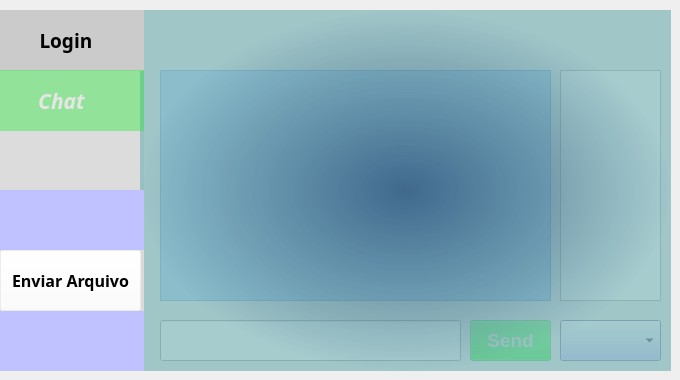
      <widget class="QWidget" name="page_6">
       <widget class="QComboBox" name="grupos_2">
        <property name="geometry">
         <rect>
          <x>560</x>
          <y>320</y>
          <width>101</width>
          <height>41</height>
         </rect>
        </property>
        <property name="maximumSize">
         <size>
          <width>144</width>
          <height>400</height>
         </size>
        </property>
        <property name="font">
         <font>
          <family>Microsoft YaHei</family>
          <pointsize>14</pointsize>
         </font>
        </property>
        <property name="styleSheet">
         <string notr="true">background-color: rgb(192, 193, 255);</string>
        </property>
       </widget>
       <widget class="QListWidget" name="chatlist_2">
        <property name="geometry">
         <rect>
          <x>160</x>
          <y>70</y>
          <width>391</width>
          <height>231</height>
         </rect>
        </property>
        <property name="styleSheet">
         <string notr="true">background-color: rgba(255, 255, 255, 100);
background-color: rgba(85, 170, 255, 100);</string>
        </property>
       </widget>
       <widget class="QListWidget" name="listconectados_2">
        <property name="geometry">
         <rect>
          <x>560</x>
          <y>70</y>
          <width>101</width>
          <height>231</height>
         </rect>
        </property>
        <property name="font">
         <font>
          <family>Comic Sans MS</family>
          <pointsize>10</pointsize>
          <weight>75</weight>
          <bold>true</bold>
         </font>
        </property>
       </widget>
       <widget class="QLineEdit" name="linesend_2">
        <property name="geometry">
         <rect>
          <x>160</x>
          <y>320</y>
          <width>301</width>
          <height>41</height>
         </rect>
        </property>
       </widget>
       <widget class="QPushButton" name="sendbtn_2">
        <property name="geometry">
         <rect>
          <x>470</x>
          <y>320</y>
          <width>81</width>
          <height>41</height>
         </rect>
        </property>
        <property name="font">
         <font>
          <family>Arial</family>
          <pointsize>14</pointsize>
          <weight>75</weight>
          <bold>true</bold>
         </font>
        </property>
        <property name="styleSheet">
         <string notr="true">background-color: rgba(32, 234, 49, 100);
color: rgb(230, 230, 230);</string>
        </property>
        <property name="text">
         <string>Send</string>
        </property>
       </widget>
       <widget class="QPushButton" name="bt_logout_2">
        <property name="geometry">
         <rect>
          <x>0</x>
          <y>310</y>
          <width>144</width>
          <height>61</height>
         </rect>
        </property>
        <property name="maximumSize">
         <size>
          <width>144</width>
          <height>400</height>
         </size>
        </property>
        <property name="font">
         <font>
          <family>Microsoft YaHei</family>
          <pointsize>14</pointsize>
          <weight>75</weight>
          <bold>true</bold>
         </font>
        </property>
        <property name="styleSheet">
         <string notr="true">background-color: rgb(192, 193, 255,0);
border-right-color: rgba(255, 255, 255, 0);
border-bottom-color: rgba(255, 255, 255, 0);
border-color: rgba(255, 255, 255, 0);</string>
        </property>
        <property name="text">
         <string>LogOut</string>
        </property>
       </widget>
       <widget class="QLabel" name="label_30">
        <property name="geometry">
         <rect>
          <x>0</x>
          <y>130</y>
          <width>144</width>
          <height>61</height>
         </rect>
        </property>
        <property name="maximumSize">
         <size>
          <width>144</width>
          <height>400</height>
         </size>
        </property>
        <property name="font">
         <font>
          <family>Microsoft YaHei</family>
          <pointsize>14</pointsize>
          <weight>75</weight>
          <italic>false</italic>
          <bold>true</bold>
         </font>
        </property>
        <property name="layoutDirection">
         <enum>Qt::RightToLeft</enum>
        </property>
        <property name="styleSheet">
         <string notr="true">background-color: rgb(218, 218, 218);</string>
        </property>
        <property name="text">
         <string>      Register</string>
        </property>
       </widget>
       <widget class="QLabel" name="label_31">
        <property name="geometry">
         <rect>
          <x>0</x>
          <y>10</y>
          <width>144</width>
          <height>361</height>
         </rect>
        </property>
        <property name="maximumSize">
         <size>
          <width>144</width>
          <height>400</height>
         </size>
        </property>
        <property name="styleSheet">
         <string notr="true">background-color: rgb(220, 220, 220);</string>
        </property>
        <property name="text">
         <string/>
        </property>
       </widget>
       <widget class="QLabel" name="label_32">
        <property name="geometry">
         <rect>
          <x>140</x>
          <y>10</y>
          <width>531</width>
          <height>361</height>
         </rect>
        </property>
        <property name="styleSheet">
         <string notr="true">background-color: qradialgradient(spread:pad, cx:0.5, cy:0.5, radius:0.5, fx:0.5, fy:0.5, stop:0 rgba(0, 0, 0, 214), stop:1 rgba(179, 179, 179, 216));
background-color: qradialgradient(spread:pad, cx:0.5, cy:0.5, radius:0.5, fx:0.5, fy:0.5, stop:0 rgba(50, 92, 128, 228), stop:1 rgba(117, 176, 179, 165));</string>
        </property>
        <property name="text">
         <string/>
        </property>
       </widget>
       <widget class="QLabel" name="label_33">
        <property name="geometry">
         <rect>
          <x>0</x>
          <y>10</y>
          <width>144</width>
          <height>61</height>
         </rect>
        </property>
        <property name="maximumSize">
         <size>
          <width>144</width>
          <height>400</height>
         </size>
        </property>
        <property name="font">
         <font>
          <family>Microsoft YaHei</family>
          <pointsize>14</pointsize>
          <weight>75</weight>
          <italic>false</italic>
          <bold>true</bold>
         </font>
        </property>
        <property name="layoutDirection">
         <enum>Qt::RightToLeft</enum>
        </property>
        <property name="styleSheet">
         <string notr="true">background-color: rgb(203, 203, 203);</string>
        </property>
        <property name="text">
         <string>        Login</string>
        </property>
       </widget>
       <widget class="QLabel" name="label_34">
        <property name="geometry">
         <rect>
          <x>0</x>
          <y>190</y>
          <width>144</width>
          <height>61</height>
         </rect>
        </property>
        <property name="maximumSize">
         <size>
          <width>144</width>
          <height>400</height>
         </size>
        </property>
        <property name="font">
         <font>
          <family>Microsoft YaHei</family>
          <pointsize>14</pointsize>
          <weight>75</weight>
          <italic>false</italic>
          <bold>true</bold>
         </font>
        </property>
        <property name="layoutDirection">
         <enum>Qt::RightToLeft</enum>
        </property>
        <property name="styleSheet">
         <string notr="true">background-color: rgb(192, 193, 255);</string>
        </property>
        <property name="text">
         <string/>
        </property>
       </widget>
       <widget class="QLabel" name="label_35">
        <property name="geometry">
         <rect>
          <x>0</x>
          <y>310</y>
          <width>144</width>
          <height>61</height>
         </rect>
        </property>
        <property name="maximumSize">
         <size>
          <width>144</width>
          <height>400</height>
         </size>
        </property>
        <property name="font">
         <font>
          <family>Microsoft YaHei</family>
          <pointsize>14</pointsize>
          <weight>75</weight>
          <italic>false</italic>
          <bold>true</bold>
         </font>
        </property>
        <property name="layoutDirection">
         <enum>Qt::RightToLeft</enum>
        </property>
        <property name="styleSheet">
         <string notr="true">background-color: rgb(192, 193, 255);</string>
        </property>
        <property name="text">
         <string/>
        </property>
       </widget>
       <widget class="QLabel" name="label_36">
        <property name="geometry">
         <rect>
          <x>0</x>
          <y>250</y>
          <width>144</width>
          <height>61</height>
         </rect>
        </property>
        <property name="maximumSize">
         <size>
          <width>144</width>
          <height>400</height>
         </size>
        </property>
        <property name="font">
         <font>
          <family>Microsoft YaHei</family>
          <pointsize>14</pointsize>
          <weight>75</weight>
          <italic>false</italic>
          <bold>true</bold>
         </font>
        </property>
        <property name="layoutDirection">
         <enum>Qt::RightToLeft</enum>
        </property>
        <property name="styleSheet">
         <string notr="true">background-color: rgb(218, 218, 218);</string>
        </property>
        <property name="text">
         <string/>
        </property>
       </widget>
       <widget class="QLabel" name="label_37">
        <property name="geometry">
         <rect>
          <x>0</x>
          <y>70</y>
          <width>144</width>
          <height>61</height>
         </rect>
        </property>
        <property name="maximumSize">
         <size>
          <width>144</width>
          <height>400</height>
         </size>
        </property>
        <property name="font">
         <font>
          <family>Microsoft YaHei</family>
          <pointsize>16</pointsize>
          <weight>75</weight>
          <italic>true</italic>
          <bold>true</bold>
         </font>
        </property>
        <property name="layoutDirection">
         <enum>Qt::RightToLeft</enum>
        </property>
        <property name="styleSheet">
         <string notr="true">background-color: rgba(32, 234, 49, 100);
color: rgb(230, 230, 230);</string>
        </property>
        <property name="text">
         <string>       Chat</string>
        </property>
       </widget>
       <widget class="QPushButton" name="enviararquivo_2">
        <property name="geometry">
         <rect>
          <x>0</x>
          <y>250</y>
          <width>141</width>
          <height>61</height>
         </rect>
        </property>
        <property name="maximumSize">
         <size>
          <width>144</width>
          <height>400</height>
         </size>
        </property>
        <property name="font">
         <font>
          <family>Microsoft YaHei</family>
          <pointsize>12</pointsize>
          <weight>75</weight>
          <bold>true</bold>
         </font>
        </property>
        <property name="styleSheet">
         <string notr="true">background-color: rgb(218, 218, 218);
background-color: rgba(255, 255, 255, 0);
border-left-color: rgba(255, 255, 255, 0);
border-top-color: rgba(255, 255, 255, 0);
gridline-color: rgba(255, 255, 255, 0);
border-right-color: rgba(255, 255, 255, 0);
border-bottom-color: rgba(255, 255, 255, 0);
border-color: rgba(255, 255, 255, 0);</string>
        </property>
        <property name="text">
         <string>Enviar Arquivo</string>
        </property>
       </widget>
       <widget class="QLabel" name="label_38">
        <property name="geometry">
         <rect>
          <x>160</x>
          <y>70</y>
          <width>391</width>
          <height>231</height>
         </rect>
        </property>
        <property name="toolTip">
         <string>&lt;html&gt;&lt;head/&gt;&lt;body&gt;&lt;p&gt;&lt;img src=&quot;:/fundos/whats.png&quot;/&gt;&lt;/p&gt;&lt;/body&gt;&lt;/html&gt;</string>
        </property>
        <property name="styleSheet">
         <string notr="true">background-image: url(:/fundos/whats.png);</string>
        </property>
        <property name="text">
         <string/>
        </property>
       </widget>
       <widget class="QLabel" name="label_39">
        <property name="geometry">
         <rect>
          <x>310</x>
          <y>-10</y>
          <width>191</width>
          <height>91</height>
         </rect>
        </property>
        <property name="toolTip">
         <string>&lt;html&gt;&lt;head/&gt;&lt;body&gt;&lt;p&gt;&lt;img src=&quot;:/fundos/logochat.png&quot;/&gt;&lt;/p&gt;&lt;/body&gt;&lt;/html&gt;</string>
        </property>
        <property name="styleSheet">
         <string notr="true">background-image: url(:/fundos/logoanao.png);</string>
        </property>
        <property name="text">
         <string/>
        </property>
       </widget>
      </widget>
